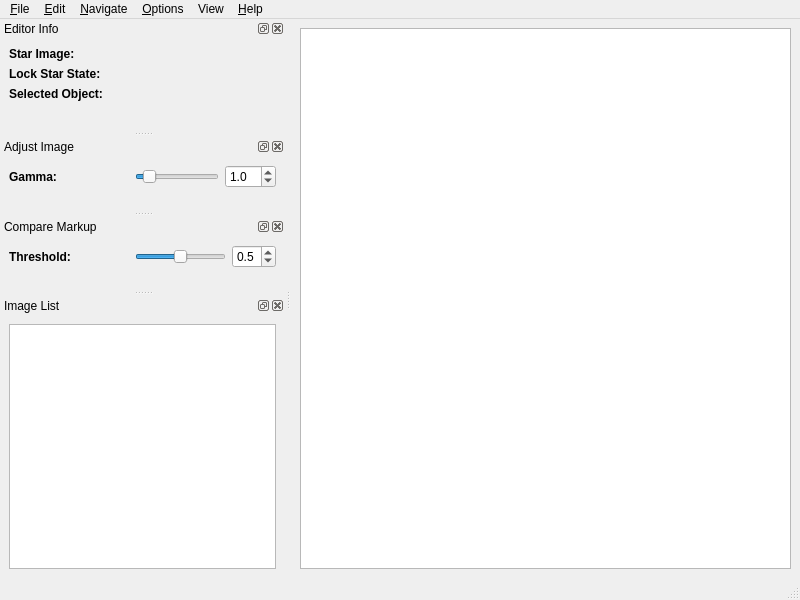
<?xml version="1.0" encoding="UTF-8"?>
<ui version="4.0">
 <class>ObjedMarker</class>
 <widget class="QMainWindow" name="ObjedMarker">
  <property name="geometry">
   <rect>
    <x>0</x>
    <y>0</y>
    <width>800</width>
    <height>600</height>
   </rect>
  </property>
  <property name="windowTitle">
   <string>ObjedMarker</string>
  </property>
  <property name="windowIcon">
   <iconset resource="../res/objedmarker.qrc">
    <normaloff>:/mainIcon/objedmarker</normaloff>:/mainIcon/objedmarker</iconset>
  </property>
  <property name="iconSize">
   <size>
    <width>16</width>
    <height>16</height>
   </size>
  </property>
  <widget class="QWidget" name="centralWidget">
   <layout class="QHBoxLayout" name="horizontalLayout">
    <item>
     <widget class="QGraphicsView" name="graphicsView"/>
    </item>
   </layout>
  </widget>
  <widget class="QStatusBar" name="statusbar"/>
  <widget class="QDockWidget" name="editorInfoDock">
   <property name="windowTitle">
    <string>Editor Info</string>
   </property>
   <attribute name="dockWidgetArea">
    <number>1</number>
   </attribute>
   <widget class="QWidget" name="objectPropertiesContents">
    <layout class="QFormLayout" name="editorInfoLayout">
     <item row="0" column="0">
      <widget class="QLabel" name="starImageLabel">
       <property name="minimumSize">
        <size>
         <width>120</width>
         <height>0</height>
        </size>
       </property>
       <property name="font">
        <font>
         <weight>75</weight>
         <bold>true</bold>
        </font>
       </property>
       <property name="text">
        <string>Star Image:</string>
       </property>
      </widget>
     </item>
     <item row="1" column="0">
      <widget class="QLabel" name="lockStarStateLabel">
       <property name="minimumSize">
        <size>
         <width>120</width>
         <height>0</height>
        </size>
       </property>
       <property name="font">
        <font>
         <weight>75</weight>
         <bold>true</bold>
        </font>
       </property>
       <property name="text">
        <string>Lock Star State:</string>
       </property>
      </widget>
     </item>
     <item row="2" column="0">
      <widget class="QLabel" name="selectedObjectLabel">
       <property name="minimumSize">
        <size>
         <width>120</width>
         <height>0</height>
        </size>
       </property>
       <property name="font">
        <font>
         <weight>75</weight>
         <bold>true</bold>
        </font>
       </property>
       <property name="text">
        <string>Selected Object:</string>
       </property>
      </widget>
     </item>
    </layout>
   </widget>
  </widget>
  <widget class="QDockWidget" name="adjustImageDock">
   <property name="windowTitle">
    <string>Adjust Image</string>
   </property>
   <attribute name="dockWidgetArea">
    <number>1</number>
   </attribute>
   <widget class="QWidget" name="adjustImageContents">
    <layout class="QFormLayout" name="formLayout">
     <property name="fieldGrowthPolicy">
      <enum>QFormLayout::AllNonFixedFieldsGrow</enum>
     </property>
     <item row="0" column="0">
      <widget class="QLabel" name="gammaLabel">
       <property name="minimumSize">
        <size>
         <width>120</width>
         <height>0</height>
        </size>
       </property>
       <property name="font">
        <font>
         <weight>75</weight>
         <bold>true</bold>
        </font>
       </property>
       <property name="text">
        <string>Gamma:</string>
       </property>
      </widget>
     </item>
     <item row="0" column="1">
      <layout class="QHBoxLayout" name="gammaLayout">
       <item>
        <widget class="QSlider" name="gammaSlider">
         <property name="maximum">
          <number>100</number>
         </property>
         <property name="value">
          <number>10</number>
         </property>
         <property name="orientation">
          <enum>Qt::Horizontal</enum>
         </property>
        </widget>
       </item>
       <item>
        <widget class="QDoubleSpinBox" name="gammaBox">
         <property name="correctionMode">
          <enum>QAbstractSpinBox::CorrectToNearestValue</enum>
         </property>
         <property name="decimals">
          <number>1</number>
         </property>
         <property name="minimum">
          <double>0.000000000000000</double>
         </property>
         <property name="maximum">
          <double>10.000000000000000</double>
         </property>
         <property name="singleStep">
          <double>0.100000000000000</double>
         </property>
         <property name="value">
          <double>1.000000000000000</double>
         </property>
        </widget>
       </item>
      </layout>
     </item>
    </layout>
   </widget>
  </widget>
  <widget class="QDockWidget" name="compareDock">
   <property name="windowTitle">
    <string>Compare Markup</string>
   </property>
   <attribute name="dockWidgetArea">
    <number>1</number>
   </attribute>
   <widget class="QWidget" name="dockWidgetContents">
    <layout class="QFormLayout" name="formLayout_2">
     <item row="0" column="0">
      <widget class="QLabel" name="compareThresholdLabel">
       <property name="minimumSize">
        <size>
         <width>120</width>
         <height>0</height>
        </size>
       </property>
       <property name="font">
        <font>
         <weight>75</weight>
         <bold>true</bold>
        </font>
       </property>
       <property name="text">
        <string>Threshold:</string>
       </property>
      </widget>
     </item>
     <item row="0" column="1">
      <layout class="QHBoxLayout" name="compareThresholdLayout">
       <item>
        <widget class="QSlider" name="compareThresholdSlider">
         <property name="maximum">
          <number>10</number>
         </property>
         <property name="pageStep">
          <number>1</number>
         </property>
         <property name="value">
          <number>5</number>
         </property>
         <property name="orientation">
          <enum>Qt::Horizontal</enum>
         </property>
        </widget>
       </item>
       <item>
        <widget class="QDoubleSpinBox" name="compareThresholdBox">
         <property name="correctionMode">
          <enum>QAbstractSpinBox::CorrectToNearestValue</enum>
         </property>
         <property name="decimals">
          <number>1</number>
         </property>
         <property name="minimum">
          <double>0.000000000000000</double>
         </property>
         <property name="maximum">
          <double>1.000000000000000</double>
         </property>
         <property name="singleStep">
          <double>0.100000000000000</double>
         </property>
         <property name="value">
          <double>0.500000000000000</double>
         </property>
        </widget>
       </item>
      </layout>
     </item>
    </layout>
   </widget>
  </widget>
  <widget class="QDockWidget" name="imageListDock">
   <property name="windowTitle">
    <string>Image List</string>
   </property>
   <attribute name="dockWidgetArea">
    <number>1</number>
   </attribute>
   <widget class="QWidget" name="imageListContents">
    <layout class="QVBoxLayout" name="imageListLayout">
     <item>
      <widget class="QListWidget" name="imageList">
       <property name="editTriggers">
        <set>QAbstractItemView::NoEditTriggers</set>
       </property>
      </widget>
     </item>
    </layout>
   </widget>
  </widget>
  <widget class="QMenuBar" name="menubar">
   <property name="geometry">
    <rect>
     <x>0</x>
     <y>0</y>
     <width>800</width>
     <height>21</height>
    </rect>
   </property>
   <widget class="QMenu" name="fileMenu">
    <property name="title">
     <string>&amp;File</string>
    </property>
    <addaction name="openDatasetAction"/>
    <addaction name="separator"/>
    <addaction name="exitAction"/>
   </widget>
   <widget class="QMenu" name="navigateMenu">
    <property name="title">
     <string>&amp;Navigate</string>
    </property>
    <addaction name="nextImageAction"/>
    <addaction name="previousImageAction"/>
    <addaction name="firstImageAction"/>
    <addaction name="lastImageAction"/>
    <addaction name="separator"/>
    <addaction name="nextDifferenceAction"/>
    <addaction name="previousDifferenceAction"/>
    <addaction name="showAllDifferencesAction"/>
    <addaction name="separator"/>
    <addaction name="redrawImageAction"/>
   </widget>
   <widget class="QMenu" name="helpMenu">
    <property name="title">
     <string>&amp;Help</string>
    </property>
    <addaction name="aboutAction"/>
   </widget>
   <widget class="QMenu" name="viewMenu">
    <property name="title">
     <string>View</string>
    </property>
   </widget>
   <widget class="QMenu" name="editMenu">
    <property name="title">
     <string>&amp;Edit</string>
    </property>
   </widget>
   <widget class="QMenu" name="optionsMenu">
    <property name="title">
     <string>&amp;Options</string>
    </property>
   </widget>
   <addaction name="fileMenu"/>
   <addaction name="editMenu"/>
   <addaction name="navigateMenu"/>
   <addaction name="optionsMenu"/>
   <addaction name="viewMenu"/>
   <addaction name="helpMenu"/>
  </widget>
  <action name="openDatasetAction">
   <property name="icon">
    <iconset resource="../res/objedmarker.qrc">
     <normaloff>:/actionIcons/openImages</normaloff>:/actionIcons/openImages</iconset>
   </property>
   <property name="text">
    <string>&amp;Open Dataset...</string>
   </property>
  </action>
  <action name="exitAction">
   <property name="text">
    <string>E&amp;xit</string>
   </property>
  </action>
  <action name="nextImageAction">
   <property name="enabled">
    <bool>false</bool>
   </property>
   <property name="icon">
    <iconset resource="../res/objedmarker.qrc">
     <normaloff>:/actionIcons/nextImage</normaloff>:/actionIcons/nextImage</iconset>
   </property>
   <property name="text">
    <string>&amp;Next Image</string>
   </property>
  </action>
  <action name="previousImageAction">
   <property name="enabled">
    <bool>false</bool>
   </property>
   <property name="icon">
    <iconset resource="../res/objedmarker.qrc">
     <normaloff>:/actionIcons/previousImage</normaloff>:/actionIcons/previousImage</iconset>
   </property>
   <property name="text">
    <string>&amp;Previous Image</string>
   </property>
  </action>
  <action name="firstImageAction">
   <property name="enabled">
    <bool>false</bool>
   </property>
   <property name="icon">
    <iconset resource="../res/objedmarker.qrc">
     <normaloff>:/actionIcons/firstImage</normaloff>:/actionIcons/firstImage</iconset>
   </property>
   <property name="text">
    <string>&amp;First Image</string>
   </property>
  </action>
  <action name="lastImageAction">
   <property name="enabled">
    <bool>false</bool>
   </property>
   <property name="icon">
    <iconset resource="../res/objedmarker.qrc">
     <normaloff>:/actionIcons/lastImage</normaloff>:/actionIcons/lastImage</iconset>
   </property>
   <property name="text">
    <string>&amp;Last Image</string>
   </property>
  </action>
  <action name="aboutAction">
   <property name="icon">
    <iconset resource="../res/objedmarker.qrc">
     <normaloff>:/actionIcons/about</normaloff>:/actionIcons/about</iconset>
   </property>
   <property name="text">
    <string>&amp;About ObjedMarker</string>
   </property>
  </action>
  <action name="redrawImageAction">
   <property name="enabled">
    <bool>false</bool>
   </property>
   <property name="icon">
    <iconset resource="../res/objedmarker.qrc">
     <normaloff>:/actionIcons/redrawImage</normaloff>:/actionIcons/redrawImage</iconset>
   </property>
   <property name="text">
    <string>&amp;Redraw Image</string>
   </property>
   <property name="toolTip">
    <string>Redraw Image</string>
   </property>
  </action>
  <action name="nextDifferenceAction">
   <property name="enabled">
    <bool>false</bool>
   </property>
   <property name="icon">
    <iconset resource="../res/objedmarker.qrc">
     <normaloff>:/actionIcons/nextDifference</normaloff>:/actionIcons/nextDifference</iconset>
   </property>
   <property name="text">
    <string>Next Difference</string>
   </property>
  </action>
  <action name="previousDifferenceAction">
   <property name="enabled">
    <bool>false</bool>
   </property>
   <property name="icon">
    <iconset resource="../res/objedmarker.qrc">
     <normaloff>:/actionIcons/previousDifference</normaloff>:/actionIcons/previousDifference</iconset>
   </property>
   <property name="text">
    <string>Previous Difference</string>
   </property>
  </action>
  <action name="showAllDifferencesAction">
   <property name="checkable">
    <bool>true</bool>
   </property>
   <property name="checked">
    <bool>true</bool>
   </property>
   <property name="enabled">
    <bool>false</bool>
   </property>
   <property name="text">
    <string>Show All Differences</string>
   </property>
  </action>
 </widget>
 <tabstops>
  <tabstop>graphicsView</tabstop>
  <tabstop>imageList</tabstop>
 </tabstops>
 <resources>
  <include location="../res/objedmarker.qrc"/>
 </resources>
 <connections>
  <connection>
   <sender>openDatasetAction</sender>
   <signal>triggered()</signal>
   <receiver>ObjedMarker</receiver>
   <slot>onOpenDatasetAction()</slot>
   <hints>
    <hint type="sourcelabel">
     <x>-1</x>
     <y>-1</y>
    </hint>
    <hint type="destinationlabel">
     <x>399</x>
     <y>299</y>
    </hint>
   </hints>
  </connection>
  <connection>
   <sender>aboutAction</sender>
   <signal>triggered()</signal>
   <receiver>ObjedMarker</receiver>
   <slot>onAboutAction()</slot>
   <hints>
    <hint type="sourcelabel">
     <x>-1</x>
     <y>-1</y>
    </hint>
    <hint type="destinationlabel">
     <x>399</x>
     <y>299</y>
    </hint>
   </hints>
  </connection>
  <connection>
   <sender>imageList</sender>
   <signal>currentTextChanged(QString)</signal>
   <receiver>ObjedMarker</receiver>
   <slot>onImageChanged()</slot>
   <hints>
    <hint type="sourcelabel">
     <x>116</x>
     <y>570</y>
    </hint>
    <hint type="destinationlabel">
     <x>399</x>
     <y>299</y>
    </hint>
   </hints>
  </connection>
  <connection>
   <sender>firstImageAction</sender>
   <signal>triggered()</signal>
   <receiver>ObjedMarker</receiver>
   <slot>onGoImageAction()</slot>
   <hints>
    <hint type="sourcelabel">
     <x>-1</x>
     <y>-1</y>
    </hint>
    <hint type="destinationlabel">
     <x>399</x>
     <y>299</y>
    </hint>
   </hints>
  </connection>
  <connection>
   <sender>previousImageAction</sender>
   <signal>triggered()</signal>
   <receiver>ObjedMarker</receiver>
   <slot>onGoImageAction()</slot>
   <hints>
    <hint type="sourcelabel">
     <x>-1</x>
     <y>-1</y>
    </hint>
    <hint type="destinationlabel">
     <x>399</x>
     <y>299</y>
    </hint>
   </hints>
  </connection>
  <connection>
   <sender>nextImageAction</sender>
   <signal>triggered()</signal>
   <receiver>ObjedMarker</receiver>
   <slot>onGoImageAction()</slot>
   <hints>
    <hint type="sourcelabel">
     <x>-1</x>
     <y>-1</y>
    </hint>
    <hint type="destinationlabel">
     <x>399</x>
     <y>299</y>
    </hint>
   </hints>
  </connection>
  <connection>
   <sender>lastImageAction</sender>
   <signal>triggered()</signal>
   <receiver>ObjedMarker</receiver>
   <slot>onGoImageAction()</slot>
   <hints>
    <hint type="sourcelabel">
     <x>-1</x>
     <y>-1</y>
    </hint>
    <hint type="destinationlabel">
     <x>399</x>
     <y>299</y>
    </hint>
   </hints>
  </connection>
  <connection>
   <sender>redrawImageAction</sender>
   <signal>triggered()</signal>
   <receiver>ObjedMarker</receiver>
   <slot>onRedrawImageAction()</slot>
   <hints>
    <hint type="sourcelabel">
     <x>-1</x>
     <y>-1</y>
    </hint>
    <hint type="destinationlabel">
     <x>399</x>
     <y>299</y>
    </hint>
   </hints>
  </connection>
  <connection>
   <sender>exitAction</sender>
   <signal>triggered()</signal>
   <receiver>ObjedMarker</receiver>
   <slot>close()</slot>
   <hints>
    <hint type="sourcelabel">
     <x>-1</x>
     <y>-1</y>
    </hint>
    <hint type="destinationlabel">
     <x>399</x>
     <y>299</y>
    </hint>
   </hints>
  </connection>
  <connection>
   <sender>gammaBox</sender>
   <signal>valueChanged(double)</signal>
   <receiver>ObjedMarker</receiver>
   <slot>onGammaChanged()</slot>
   <hints>
    <hint type="sourcelabel">
     <x>286</x>
     <y>337</y>
    </hint>
    <hint type="destinationlabel">
     <x>399</x>
     <y>299</y>
    </hint>
   </hints>
  </connection>
  <connection>
   <sender>gammaSlider</sender>
   <signal>valueChanged(int)</signal>
   <receiver>ObjedMarker</receiver>
   <slot>onGammaChanged()</slot>
   <hints>
    <hint type="sourcelabel">
     <x>238</x>
     <y>337</y>
    </hint>
    <hint type="destinationlabel">
     <x>399</x>
     <y>299</y>
    </hint>
   </hints>
  </connection>
  <connection>
   <sender>nextDifferenceAction</sender>
   <signal>triggered()</signal>
   <receiver>ObjedMarker</receiver>
   <slot>onGoDifferenceAction()</slot>
   <hints>
    <hint type="sourcelabel">
     <x>-1</x>
     <y>-1</y>
    </hint>
    <hint type="destinationlabel">
     <x>399</x>
     <y>299</y>
    </hint>
   </hints>
  </connection>
  <connection>
   <sender>previousDifferenceAction</sender>
   <signal>triggered()</signal>
   <receiver>ObjedMarker</receiver>
   <slot>onGoDifferenceAction()</slot>
   <hints>
    <hint type="sourcelabel">
     <x>-1</x>
     <y>-1</y>
    </hint>
    <hint type="destinationlabel">
     <x>399</x>
     <y>299</y>
    </hint>
   </hints>
  </connection>
  <connection>
   <sender>compareThresholdBox</sender>
   <signal>valueChanged(double)</signal>
   <receiver>ObjedMarker</receiver>
   <slot>onCompareThresholdChanged()</slot>
   <hints>
    <hint type="sourcelabel">
     <x>252</x>
     <y>259</y>
    </hint>
    <hint type="destinationlabel">
     <x>399</x>
     <y>299</y>
    </hint>
   </hints>
  </connection>
  <connection>
   <sender>compareThresholdSlider</sender>
   <signal>valueChanged(int)</signal>
   <receiver>ObjedMarker</receiver>
   <slot>onCompareThresholdChanged()</slot>
   <hints>
    <hint type="sourcelabel">
     <x>180</x>
     <y>259</y>
    </hint>
    <hint type="destinationlabel">
     <x>399</x>
     <y>299</y>
    </hint>
   </hints>
  </connection>
 </connections>
 <slots>
  <slot>onAboutAction()</slot>
  <slot>onImageChanged()</slot>
  <slot>onGoImageAction()</slot>
  <slot>onOpenDatasetAction()</slot>
  <slot>onRedrawImageAction()</slot>
  <slot>onGammaChanged()</slot>
  <slot>onBlackQuantileChanged()</slot>
  <slot>onWhiteQuantileChanged()</slot>
  <slot>onChooseColor()</slot>
  <slot>onGoDifferenceAction()</slot>
  <slot>onCompareThresholdChanged()</slot>
 </slots>
</ui>
